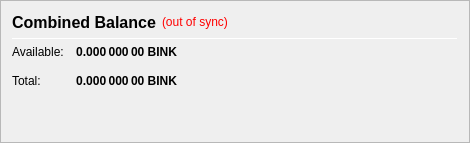
                   <widget class="QFrame" name="frame_CombinedBalances">
                    <property name="minimumSize">
                     <size>
                      <width>470</width>
                      <height>0</height>
                     </size>
                    </property>
                    <property name="frameShape">
                     <enum>QFrame::StyledPanel</enum>
                    </property>
                    <property name="frameShadow">
                     <enum>QFrame::Raised</enum>
                    </property>
                    <layout class="QVBoxLayout" name="verticalLayout_5">
                     <item>
                      <layout class="QHBoxLayout" name="horizontalLayout_5" stretch="0,0,0">
                       <item>
                        <widget class="QLabel" name="label_5z">
                         <property name="minimumSize">
                          <size>
                           <width>0</width>
                           <height>20</height>
                          </size>
                         </property>
                         <property name="font">
                          <font>
                           <pointsize>12</pointsize>
                           <weight>75</weight>
                           <bold>true</bold>
                          </font>
                         </property>
                         <property name="toolTip">
                          <string>Combined Balance (including unconfirmed and immature coins)</string>
                         </property>
                         <property name="text">
                          <string>Combined Balance</string>
                         </property>
                        </widget>
                       </item>
                       <item>
                        <widget class="QLabel" name="labelWalletStatus">
                         <property name="cursor">
                          <cursorShape>WhatsThisCursor</cursorShape>
                         </property>
                         <property name="toolTip">
                          <string>The displayed information may be out of date. Your wallet automatically synchronizes with the BinkDogCoin network after a connection is established, but this process has not completed yet.</string>
                         </property>
                         <property name="styleSheet">
                          <string notr="true">QLabel { color: red; }</string>
                         </property>
                         <property name="text">
                          <string notr="true">(out of sync)</string>
                         </property>
                         <property name="alignment">
                          <set>Qt::AlignLeading|Qt::AlignLeft|Qt::AlignVCenter</set>
                         </property>
                        </widget>
                       </item>
                       <item>
                        <spacer name="horizontalSpacer_1">
                         <property name="orientation">
                          <enum>Qt::Horizontal</enum>
                         </property>
                         <property name="sizeHint" stdset="0">
                          <size>
                           <width>40</width>
                           <height>20</height>
                          </size>
                         </property>
                        </spacer>
                       </item>
                      </layout>
                     </item>
                     <item>
                      <widget class="Line" name="line_CombinedBalance">
                       <property name="minimumSize">
                        <size>
                         <width>0</width>
                         <height>1</height>
                        </size>
                       </property>
                       <property name="maximumSize">
                        <size>
                         <width>16777215</width>
                         <height>1</height>
                        </size>
                       </property>
                       <property name="orientation">
                        <enum>Qt::Horizontal</enum>
                       </property>
                      </widget>
                     </item>
                     <item>
                      <layout class="QGridLayout" name="gridLayout_3">
                       <property name="spacing">
                        <number>12</number>
                       </property>
                       <item row="1" column="0">
                        <widget class="QLabel" name="labelBalanceTextz">
                         <property name="text">
                          <string>Available:</string>
                         </property>
                        </widget>
                       </item>
                       <item row="1" column="1">
                        <widget class="QLabel" name="labelBalancez">
                         <property name="font">
                          <font>
                           <weight>75</weight>
                           <bold>true</bold>
                          </font>
                         </property>
                         <property name="cursor">
                          <cursorShape>IBeamCursor</cursorShape>
                         </property>
                         <property name="toolTip">
                          <string>Your current spendable balance</string>
                         </property>
                         <property name="text">
                          <string notr="true">0.000 000 00 BINK</string>
                         </property>
                         <property name="alignment">
                          <set>Qt::AlignRight|Qt::AlignTrailing|Qt::AlignVCenter</set>
                         </property>
                         <property name="textInteractionFlags">
                          <set>Qt::LinksAccessibleByMouse|Qt::TextSelectableByKeyboard|Qt::TextSelectableByMouse</set>
                         </property>
                        </widget>
                       </item>
                       <item row="2" column="0">
                        <widget class="QLabel" name="labelTotalTextz">
                         <property name="text">
                          <string>Total:</string>
                         </property>
                        </widget>
                       </item>
                       <item row="2" column="1">
                        <widget class="QLabel" name="labelTotalz">
                         <property name="font">
                          <font>
                           <weight>75</weight>
                           <bold>true</bold>
                          </font>
                         </property>
                         <property name="cursor">
                          <cursorShape>IBeamCursor</cursorShape>
                         </property>
                         <property name="toolTip">
                          <string>Total Balance, including all unavailable coins.</string>
                         </property>
                         <property name="text">
                          <string notr="true">0.000 000 00 BINK</string>
                         </property>
                         <property name="alignment">
                          <set>Qt::AlignRight|Qt::AlignTrailing|Qt::AlignVCenter</set>
                         </property>
                         <property name="textInteractionFlags">
                          <set>Qt::LinksAccessibleByMouse|Qt::TextSelectableByKeyboard|Qt::TextSelectableByMouse</set>
                         </property>
                        </widget>
                       </item>
                       <item row="2" column="3">
                        <spacer name="horizontalSpacer_2">
                         <property name="orientation">
                          <enum>Qt::Horizontal</enum>
                         </property>
                         <property name="sizeHint" stdset="0">
                          <size>
                           <width>40</width>
                           <height>20</height>
                          </size>
                         </property>
                        </spacer>
                       </item>
                      </layout>
                     </item>
                     <item>
                      <spacer name="verticalSpacer_1">
                       <property name="orientation">
                        <enum>Qt::Vertical</enum>
                       </property>
                       <property name="sizeHint" stdset="0">
                        <size>
                         <width>20</width>
                         <height>40</height>
                        </size>
                       </property>
                      </spacer>
                     </item>
                    </layout>
                   </widget>
